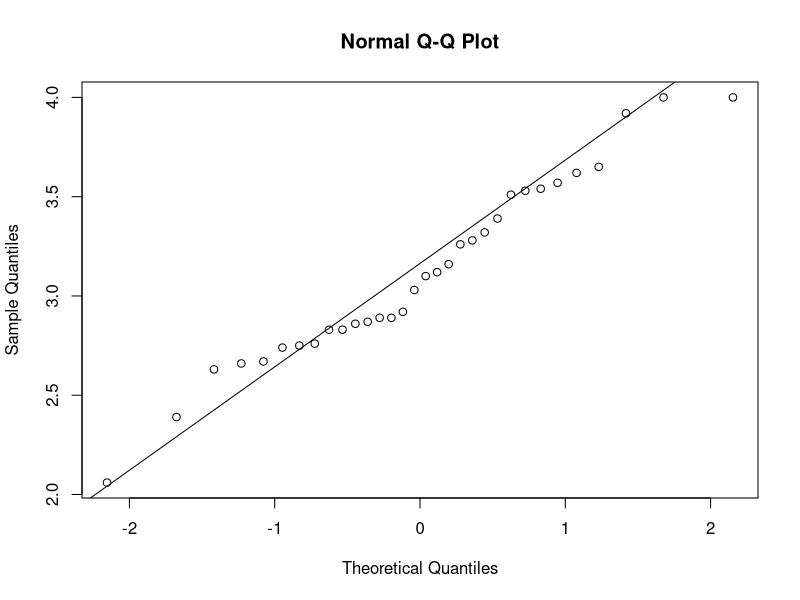
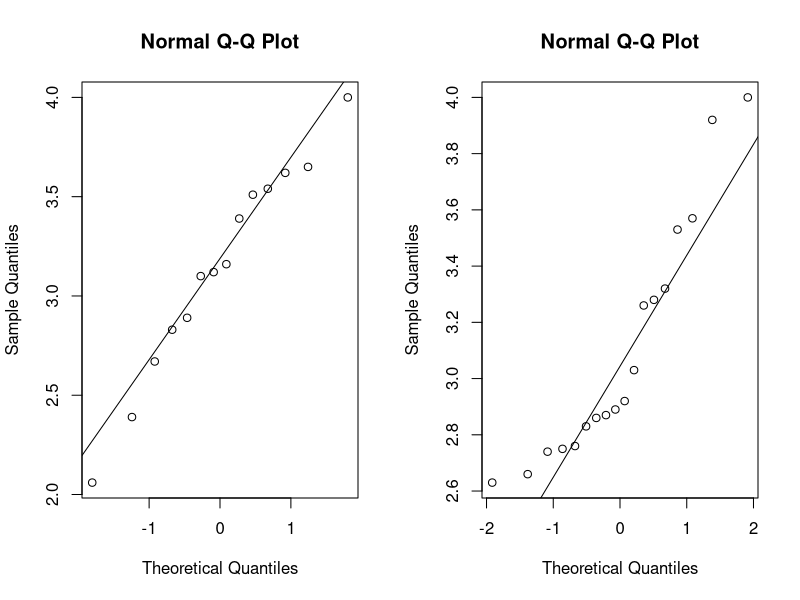
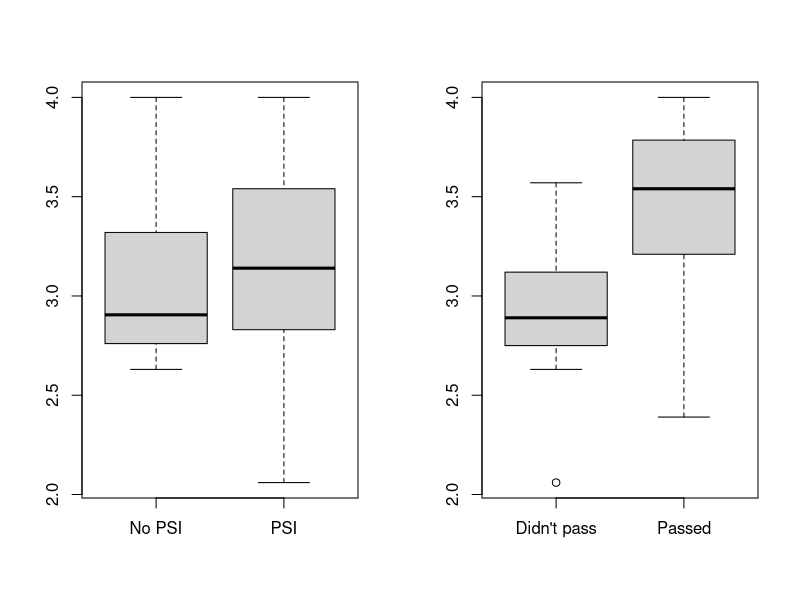

Here is the R script that generated these plots, in order:
## ---- chunk 1
library(knitr)
## ---- chunk 2
psidata = read.table("psi.txt", header = TRUE)
attach(psidata)
## ---- chunk 3
qqnorm(psidata[, 3])
qqline(psidata[, 3])
## ---- chunk 4
par(mfrow = c(1, 2))

qqnorm(psidata[psi == 1, 3])
qqline(psidata[psi == 1, 3])

qqnorm(psidata[psi == 0, 3])
qqline(psidata[psi == 0, 3])
## ---- chunk 5
par(mfrow = c(1, 2))

boxplot(psidata[psi == 0, 3], psidata[psi == 1, 3],
        names = c("No PSI", "PSI"))
boxplot(psidata[passed == 0, 3], psidata[passed == 1, 3],
        names = c("Didn't pass", "Passed"))
## ---- chunk 6
table1 = xtabs( ~ passed + psi, data = psidata)
rownames(table1) <- c("not passed", "passed")
kable(table1, caption = "Number of individuals",
      col.names = c("no psi", "psi"), row.names = TRUE)
## ---- chunk 7
table2 = round(xtabs(passed ~ psi, data = psidata) /
                 xtabs(~ passed, data = psidata), 2)
kable(table2, caption = "Percentage of students who passed",
      col.names = c("psi", "%"))
## ---- chunk 8
psidata$psi = factor(psidata$psi)
psiglm = glm(passed ~ psi + gpa, data = psidata, family = binomial)
summary(psiglm)
## ---- chunk 9
psipassed = data.frame(psi = factor(1), gpa = 3)
predict(psiglm, psipassed, type = "response")

psinotpassed = data.frame(psi = factor(0), gpa = 3)
predict(psiglm, psinotpassed, type = "response")
## ---- chunk 10
exp(2.338)
## ---- chunk 11
x = matrix(c(3, 15, 8, 6), 2, 2)
fisher.test(x)
